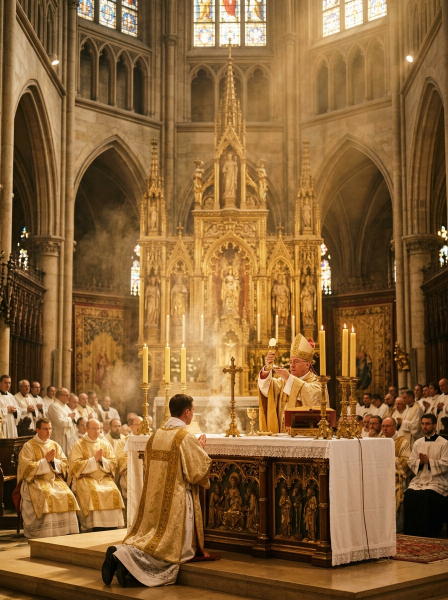
#> input picture assets/ordination-altar-cinematic.jpg, 896 x 1200 px (shown at 1/2 size)
$ python make-og-thumbnail.py
#> lines starting #> are read from the running program, lines starting #| are printed output that depends on the picture
"""Generate the Open Graph share thumbnail (assets/og-thumbnail.jpg, 1200x630).

Run from anywhere:  python tools/make-og-thumbnail.py
Requires Pillow. Text (title, one-line names, date/venue) is auto-fitted so it
always stays on a single line.
"""
import os
from PIL import Image, ImageDraw, ImageFont, ImageOps

BASE = os.path.dirname(os.path.dirname(os.path.abspath(__file__)))
W, H = 1200, 630
GOLD = (216, 171, 93, 240)
GOLD_DIM = (181, 135, 57, 170)
IVORY = (247, 236, 216, 255)
SHADOW = (10, 2, 4, 150)

def font(name, size):
    return ImageFont.truetype(f'{BASE}/fonts/{name}', size)

# --- background: sanctuary image, cover-cropped, darkened like the invitation ---
bg = Image.open(f'{BASE}/assets/ordination-altar-cinematic.jpg').convert('RGB')
#> bg is the input picture: PIL image 896x1200 RGB; mean R, G, B 136.5, 98.7, 54.8
bg = ImageOps.fit(bg, (W, H), method=Image.LANCZOS, centering=(0.5, 0.42))
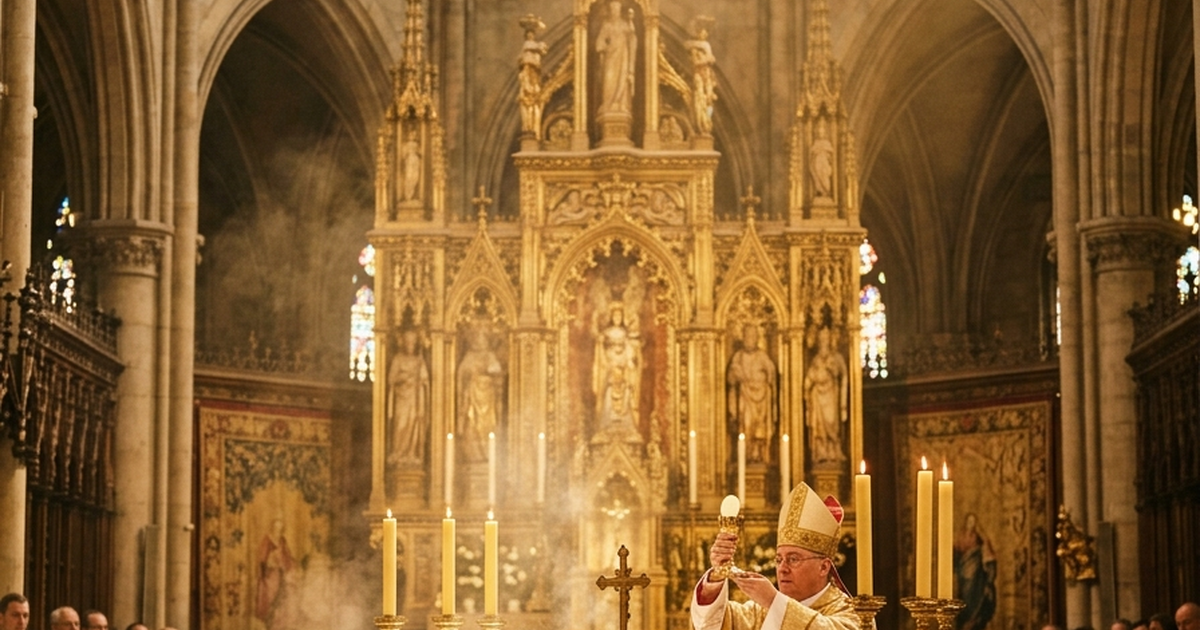
#> bg: PIL image 1200x630 RGB; mean R, G, B 135, 95.5, 47.3
dark = Image.new('RGB', (W, H), (18, 3, 7))
grad = Image.linear_gradient('L').resize((W, H))          # 0 top -> 255 bottom
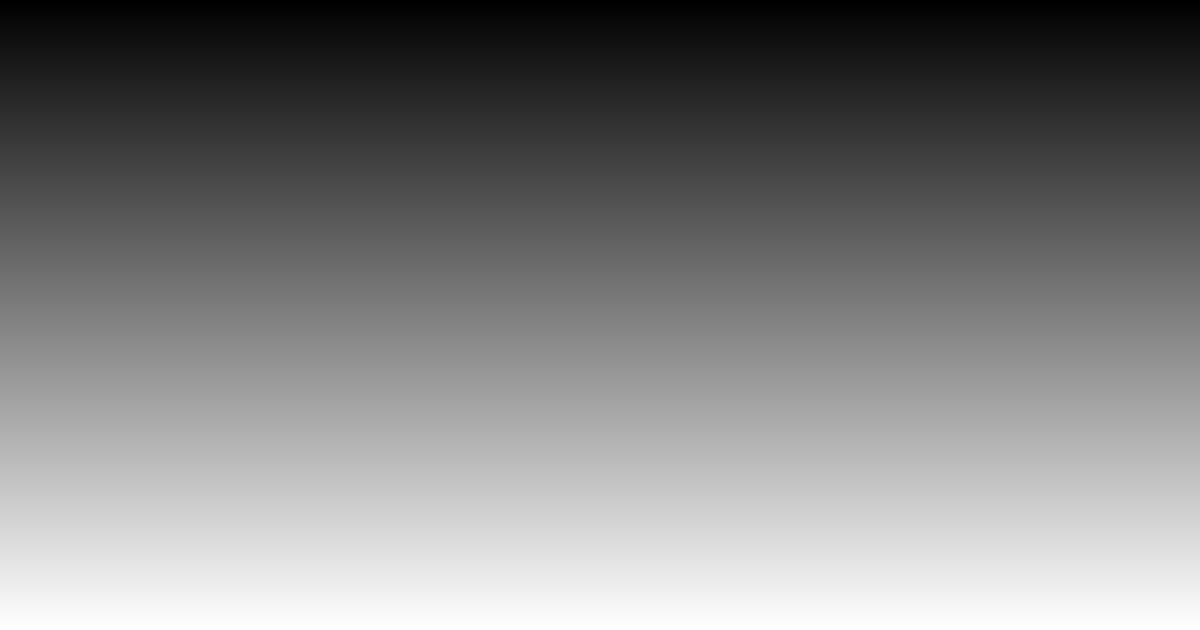
#> grad: PIL image 1200x630 L; min 0, max 255, mean 127.5
mask = grad.point(lambda v: int(150 + v * 0.28))          # heavy dark veil
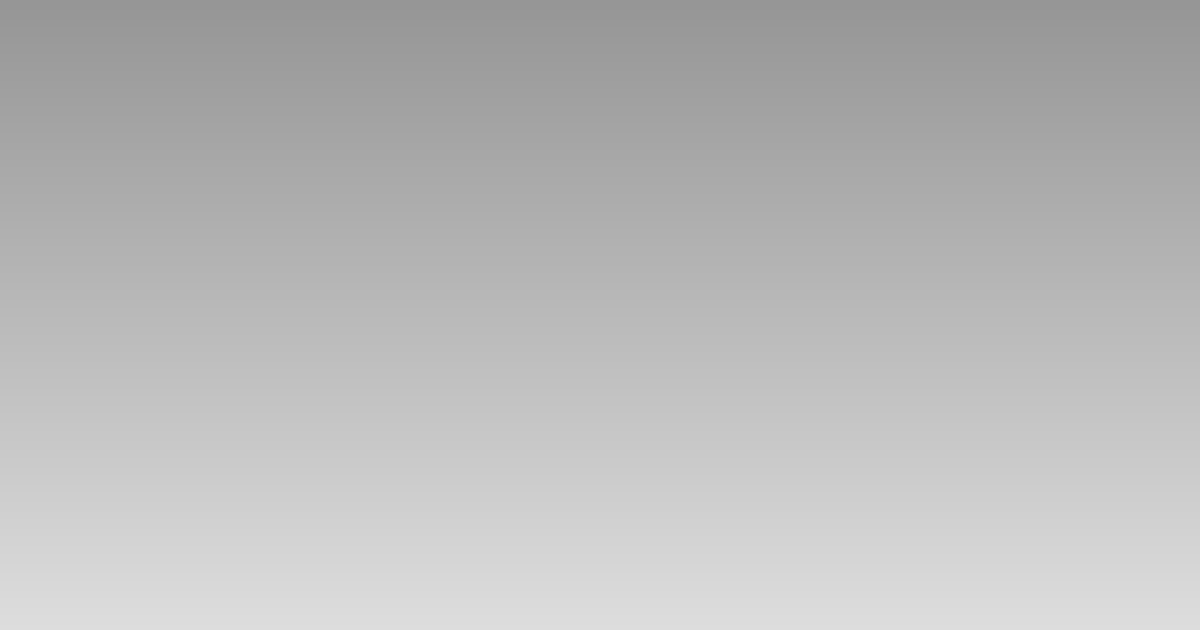
#> mask: PIL image 1200x630 L; min 150, max 221, mean 185.2
img = Image.composite(dark, bg, mask)
vig = Image.radial_gradient('L').resize((W, H))           # 0 center -> 255 edge
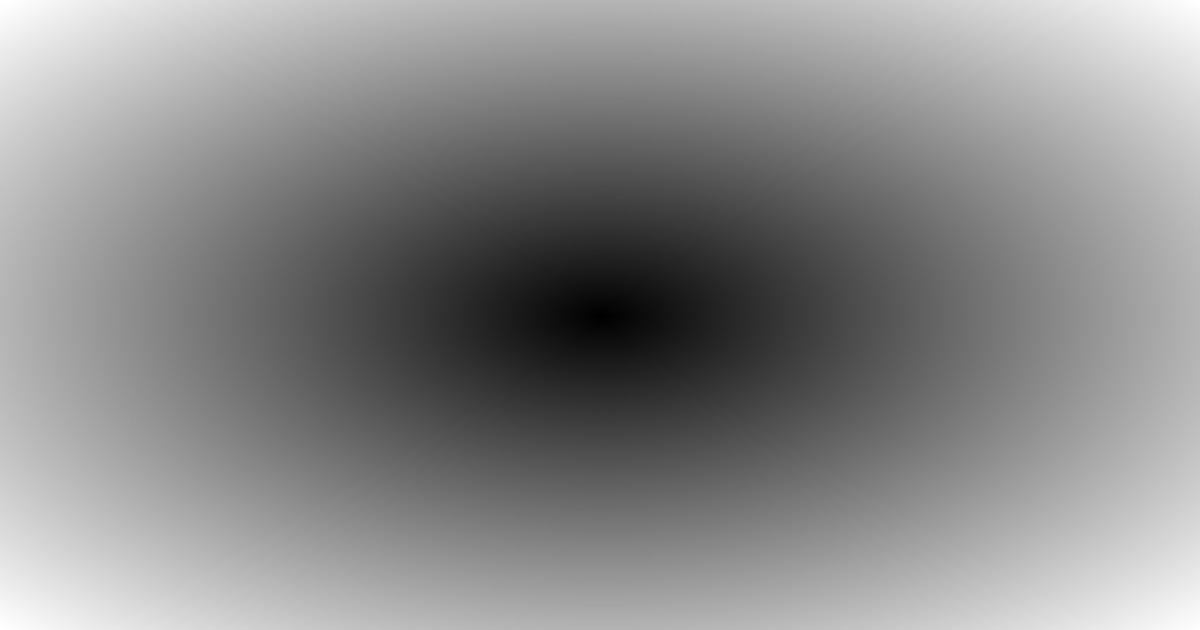
#> vig: PIL image 1200x630 L; min 0, max 255, mean 138.1
vmask = vig.point(lambda v: max(0, v - 150))              # darken edges only
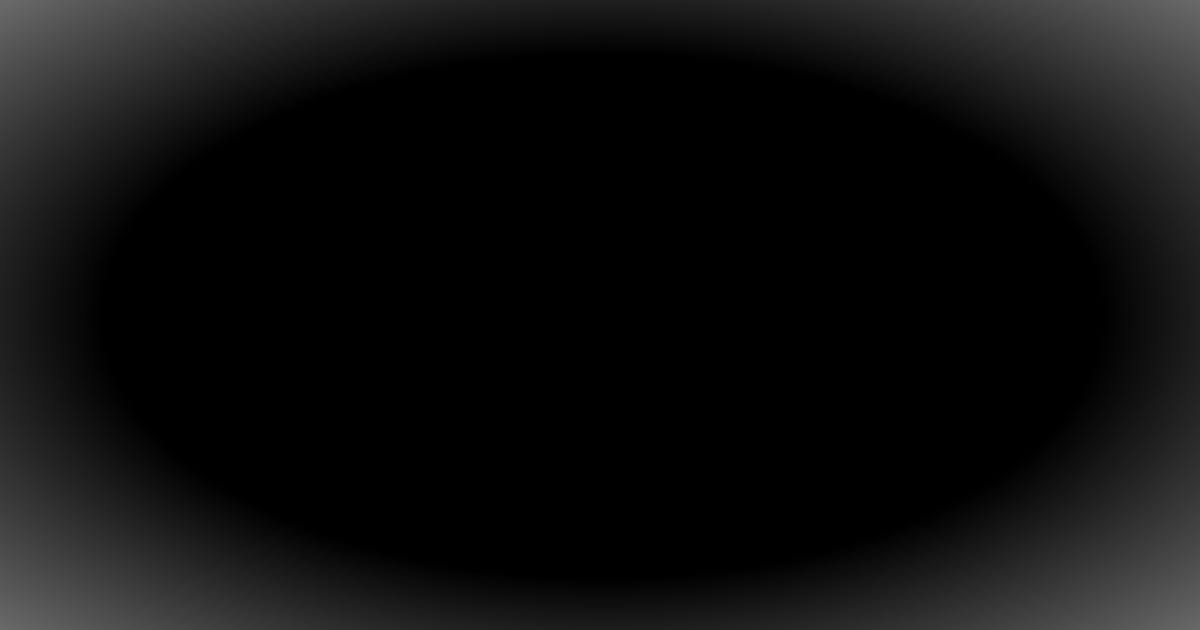
#> vmask: PIL image 1200x630 L; min 0, max 105, mean 15.3
img = Image.composite(dark, img, vmask)
img = img.convert('RGBA')
#> img: PIL image 1200x630 RGBA

ov = Image.new('RGBA', (W, H), (0, 0, 0, 0))
#> ov: PIL image 1200x630 RGBA; every value is 0
d = ImageDraw.Draw(ov)

def diamond(cx, cy, s, fill):
    d.polygon([(cx, cy - s), (cx + s, cy), (cx, cy + s), (cx - s, cy)], fill=fill)

# double gold frame with corner diamonds
d.rectangle([24, 24, W - 25, H - 25], outline=GOLD, width=3)
d.rectangle([34, 34, W - 35, H - 35], outline=GOLD_DIM, width=1)
for cx, cy in [(24, 24), (W - 25, 24), (24, H - 25), (W - 25, H - 25)]:
    diamond(cx, cy, 8, GOLD)
img = Image.alpha_composite(img, ov)
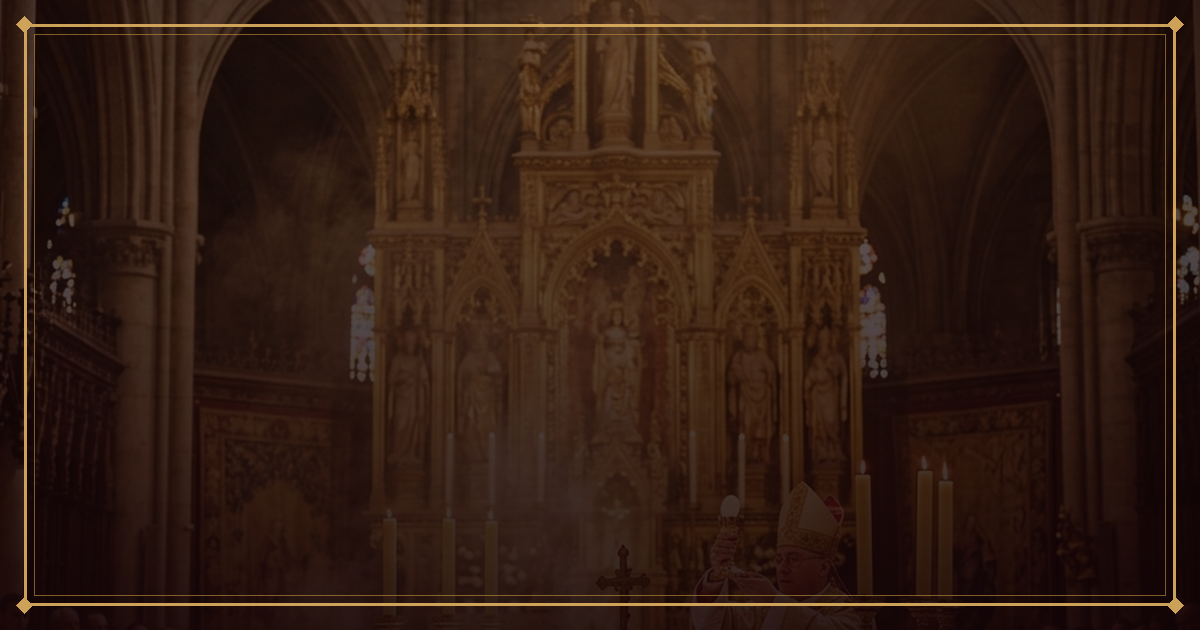
#> img: PIL image 1200x630 RGBA; mean R, G, B, A 50.8, 29.2, 18.6, 255
d = ImageDraw.Draw(img)

def spaced_width(text, f, sp):
    return sum(d.textlength(ch, font=f) for ch in text) + sp * (len(text) - 1)

def sp_of(size):
    return max(2, round(size * 0.09))

def fit(text, fname, maxw, start, minsize=18):
    s = start
    while s > minsize:
        f = font(fname, s)
        if spaced_width(text, f, sp_of(s)) <= maxw:
            return f
        s -= 1
    return font(fname, minsize)

def draw_spaced(img, text, f, y, fill, sp, shadow=True):
    d = ImageDraw.Draw(img)
    total = spaced_width(text, f, sp)
    x = (W - total) / 2
    if shadow:
        for ch in text:
            w = d.textlength(ch, font=f)
            d.text((x + 2, y + 3), ch, font=f, fill=SHADOW, anchor='lm')
            x += w + sp
        x = (W - total) / 2
    for ch in text:
        w = d.textlength(ch, font=f)
        d.text((x, y), ch, font=f, fill=fill, anchor='lm')
        x += w + sp

def rule(img, y, halfw):
    d = ImageDraw.Draw(img)
    d.line([(W / 2 - halfw, y), (W / 2 - 24, y)], fill=GOLD_DIM, width=2)
    d.line([(W / 2 + 24, y), (W / 2 + halfw, y)], fill=GOLD_DIM, width=2)
    diamond(W / 2, y, 7, GOLD)
    for dx in (-34, 34):
        d.ellipse([W / 2 + dx - 3, y - 3, W / 2 + dx + 3, y + 3], fill=GOLD)

# --- IHS emblem, centered top ---
#> (the run stopped early here; a loop or call above may not have finished)
